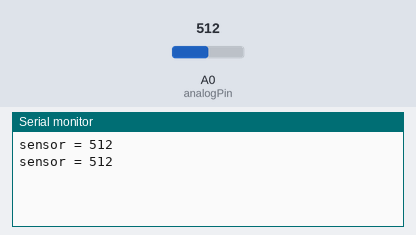
Recording of a sketch running on a simulated Arduino Uno, built with avr-gcc and run on an emulated ATmega328P. Parts: the last lines printed to the serial monitor. The test bench sets the inputs (shaded band); at power-on: A0 (analogPin) = 512.

Above: at 1.8 s.
1.9 s: A0 (analogPin) set to 716
At 2.7 s:
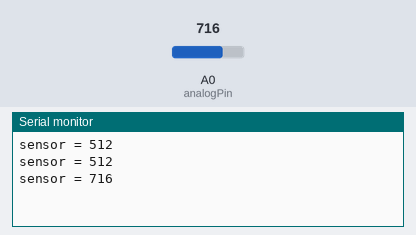
3.4 s: A0 (analogPin) set to 900
At 4.8 s:
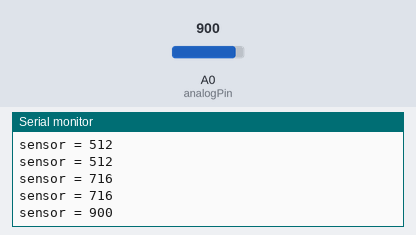
Timing chart, 0 to 6.4 s (numbered marks = the images above; inputs shaded):
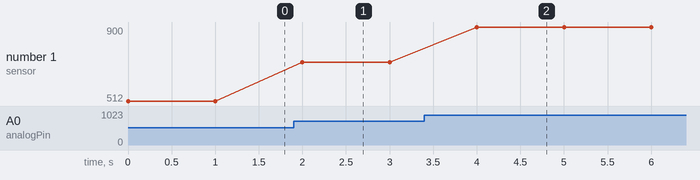

The sketch:

AnalogRead.ino
```cpp
const int analogPin = A0;  // ESP8266 Analog Pin ADC0 = A0

int sensorValue = 0;  // value read from the potentiometer

void setup() {
  // initialize serial communication at 115200
  Serial.begin(115200);
}

void loop() {
  // read the analog in value
  sensorValue = analogRead(analogPin);

  // print the readings in the Serial Monitor
  Serial.print("sensor = ");
  Serial.println(sensorValue);

  delay(1000);
}
```

Measured:
- after the input at 1.9 s, the serial monitor: prints a new line after 0.10 s (image 1)
- after the input at 3.4 s, the serial monitor: prints a new line after 0.60 s (image 2)
- plotted number 1: 512 → 716 after the input at 1.9 s, 716 → 900 after the input at 3.4 s
